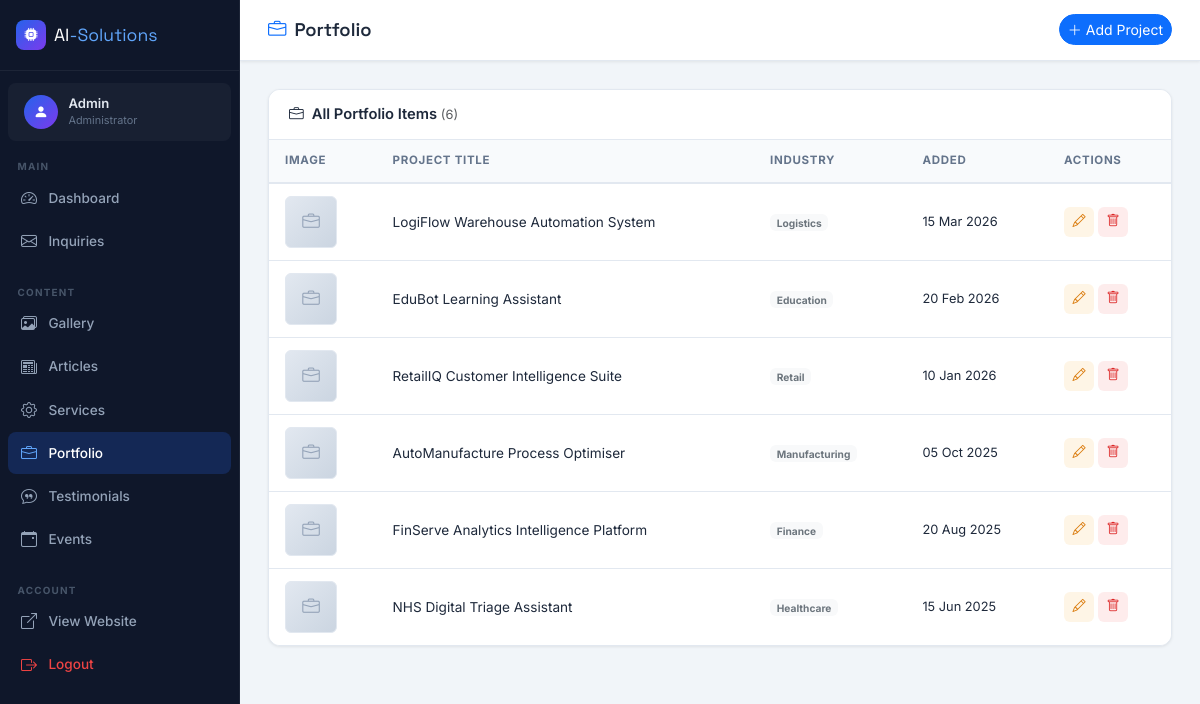
The page /admin/portfolio-list.php (signed in) on the database its author committed.
### tables this page shows
CREATE TABLE `portfolio_items` (
    `id`                INT           NOT NULL AUTO_INCREMENT,
    `title`             VARCHAR(200)  NOT NULL,
    `industry`          VARCHAR(100)  NOT NULL,
    `cover_image_path`  VARCHAR(255)  NOT NULL DEFAULT '',
    `short_description` TEXT          NOT NULL,
    `tech_tags`         VARCHAR(255)  NOT NULL DEFAULT '',
    `challenge`         TEXT          NOT NULL,
    `solution`          TEXT          NOT NULL,
    `outcome`           TEXT          NOT NULL,
    `created_at`        TIMESTAMP     NOT NULL DEFAULT CURRENT_TIMESTAMP,
    PRIMARY KEY (`id`)
);

### includes/db.php (called while the page is built, shortened)
<?php
function h(string $str): string {
    return htmlspecialchars($str, ENT_QUOTES, 'UTF-8');
}
function formatDate(string $dateStr, string $format = 'd M Y'): string {
    $ts = strtotime($dateStr);
    return $ts ? date($format, $ts) : '';
}

### admin/portfolio-list.php (the view, shortened to what this page needs)
<?php
require_once '../includes/db.php';
try { $items = $pdo->query('SELECT id,title,industry,cover_image_path,created_at FROM portfolio_items ORDER BY created_at DESC')->fetchAll(); }
catch (PDOException $e) { $items = []; }
include '../includes/admin-head.php';
include '../includes/admin-sidebar.php';
?>
<div class="admin-main">
    <div class="admin-topbar">
        <h1 class="admin-page-title"><i class="bi bi-briefcase me-2 text-primary"></i>Portfolio</h1>
        <a href="portfolio-add.php" class="btn btn-sm btn-primary rounded-pill"><i class="bi bi-plus-lg me-1"></i>Add Project</a>
    </div>
    <div class="admin-content">
        <div class="admin-card">
            <div class="admin-card-header">
                <h6><i class="bi bi-briefcase me-2"></i>All Portfolio Items <span class="text-muted fw-normal" style="font-size:.8rem;">(<?= count($items) ?>)</span></h6>
            </div>
            <?php if (!empty($items)): ?>
            <div class="table-responsive">
                <table class="table admin-table mb-0">
                    <thead><tr><th>Image</th><th>Project Title</th><th>Industry</th><th>Added</th><th>Actions</th></tr></thead>
                    <tbody>
                        <?php foreach ($items as $item): ?>
                        <tr>
                            <td>
                                <?php if (!empty($item['cover_image_path'])): ?>
                                    <img src="<?= h(imgUrl($item['cover_image_path'])) ?>" class="thumb-img" alt="">
                                <?php else: ?>
                                    <div class="thumb-placeholder"><i class="bi bi-briefcase"></i></div>
                                <?php endif; ?>
                            </td>
                            <td class="fw-500"><?= h($item['title']) ?></td>
                            <td><span class="badge bg-light text-secondary"><?= h($item['industry']) ?></span></td>
                            <td style="font-size:.8rem;"><?= formatDate($item['created_at']) ?></td>
                            <td>
                                <div class="d-flex gap-1">
                                    <a href="portfolio-edit.php?id=<?= (int)$item['id'] ?>" class="btn-action btn-action-edit" title="Edit"><i class="bi bi-pencil"></i></a>
                                    <form method="POST" action="portfolio-delete.php" onsubmit="return confirm('Delete this project?')">
                                        <button type="submit" class="btn-action btn-action-delete" title="Delete"><i class="bi bi-trash"></i></button>
                                    </form>
                                </div>
                            </td>
                        </tr>
                        <?php endforeach; ?>
                    </tbody>
                </table>
            </div>
            <?php else: ?>
            <div class="empty-state"><i class="bi bi-briefcase"></i><p>No portfolio items yet. <a href="portfolio-add.php">Add the first project.</a></p></div>
            <?php endif; ?>
        </div>
    </div>
</div>
<?php include '../includes/admin-foot.php'; ?>

### assets/css/admin.css (style rules this page uses)
:root { --sidebar-w: 240px; --sidebar-bg: #0F172A; --sidebar-border: rgba(255,255,255,.06); --sidebar-hover: rgba(37,99,235,.15); --sidebar-active: rgba(37,99,235,.22); --admin-bg: #F1F5F9; --card-bg: #FFFFFF; --brand-blue: #2563EB; --brand-violet: #7C3AED; --text-primary: #1E293B; --text-muted: #64748B; --border-color: #E2E8F0; --radius-sm: 8px; --radius-md: 12px; --shadow-sm: 0 1px 3px rgba(0,0,0,.08); --shadow-md: 0 4px 16px rgba(0,0,0,.10); --transition: .2s ease; --font-body: 'Inter', sans-serif; --font-heading: 'Space Grotesk', sans-serif; }
* { box-sizing: border-box; margin: 0; padding: 0; }
body { font-family: var(--font-body); background: var(--admin-bg); color: var(--text-primary); min-height: 100vh; }
.admin-main { margin-left: var(--sidebar-w); min-height: 100vh; flex: 1; display: flex; flex-direction: column; }
.admin-topbar { background: var(--card-bg); border-bottom: 1px solid var(--border-color); padding: .9rem 1.75rem; display: flex; align-items: center; justify-content: space-between; position: sticky; top: 0; z-index: 50; box-shadow: var(--shadow-sm); }
.admin-page-title { font-family: var(--font-heading); font-size: 1.15rem; font-weight: 600; margin: 0; }
.admin-content { padding: 1.75rem; flex: 1; }
.admin-card { background: var(--card-bg); border: 1px solid var(--border-color); border-radius: var(--radius-md); overflow: hidden; box-shadow: var(--shadow-sm); }
.admin-card-header { padding: 1rem 1.25rem; border-bottom: 1px solid var(--border-color); display: flex; align-items: center; justify-content: space-between; background: #fff; }
.admin-card-header h6 { font-weight: 600; margin: 0; font-size: .92rem; }
.admin-table { margin: 0; font-size: .85rem; }
.admin-table thead th { background: #F8FAFC; border-bottom: 2px solid var(--border-color); color: var(--text-muted); font-size: .72rem; font-weight: 700; letter-spacing: .06em; text-transform: uppercase; padding: .75rem 1rem; }
.admin-table tbody td { padding: .75rem 1rem; vertical-align: middle; border-bottom: 1px solid var(--border-color); color: var(--text-primary); }
.admin-table tbody tr:last-child td { border-bottom: none; }
.thumb-placeholder { width: 52px; height: 52px; border-radius: 6px; background: linear-gradient(135deg, #E2E8F0, #CBD5E1); display: flex; align-items: center; justify-content: center; color: #94A3B8; font-size: 1.1rem; border: 1px solid var(--border-color); }
.btn-action { width: 30px; height: 30px; border-radius: 6px; border: none; display: inline-flex; align-items: center; justify-content: center; font-size: .82rem; cursor: pointer; transition: all var(--transition); text-decoration: none; }
.btn-action-edit { background: rgba(245,158,11,.1); color: #d97706; }
.btn-action-delete { background: rgba(239,68,68,.1); color: #dc2626; }

### rows shown on the page
portfolio_items: title "LogiFlow Warehouse Automation System", industry "Logistics", created_at "15 Mar 2026"
portfolio_items: title "EduBot Learning Assistant", industry "Education", created_at "20 Feb 2026"
portfolio_items: title "RetailIQ Customer Intelligence Suite", industry "Retail", created_at "10 Jan 2026"
portfolio_items: title "AutoManufacture Process Optimiser", industry "Manufacturing", created_at "05 Oct 2025"
portfolio_items: title "FinServe Analytics Intelligence Platform", industry "Finance", created_at "20 Aug 2025"
portfolio_items: title "NHS Digital Triage Assistant", industry "Healthcare", created_at "15 Jun 2025"

### other values the page prints
$_SESSION['admin_username'] "Admin"
count($items) "6"
